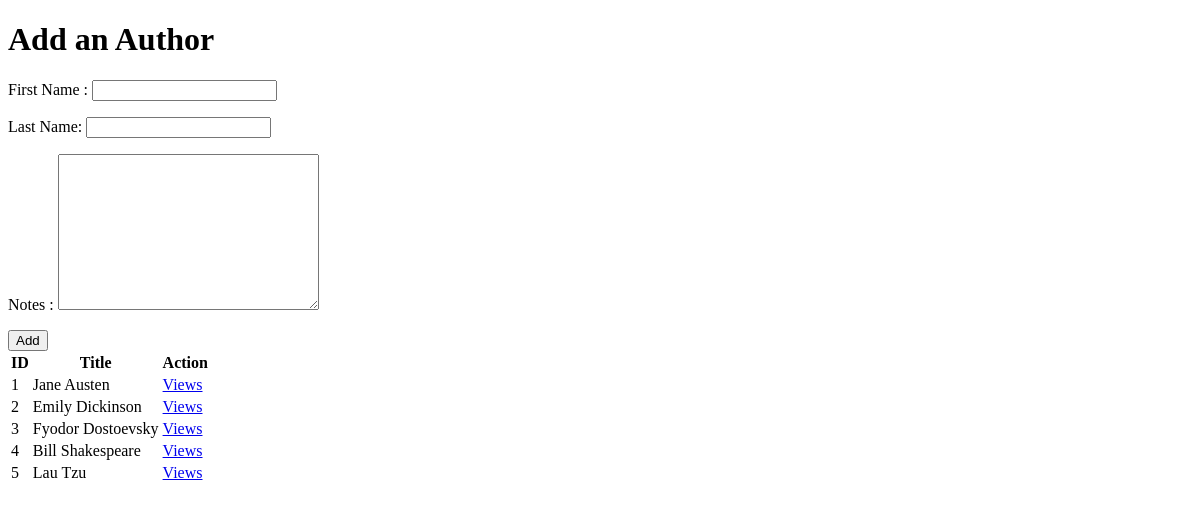
Page /authors on the earlier database version.
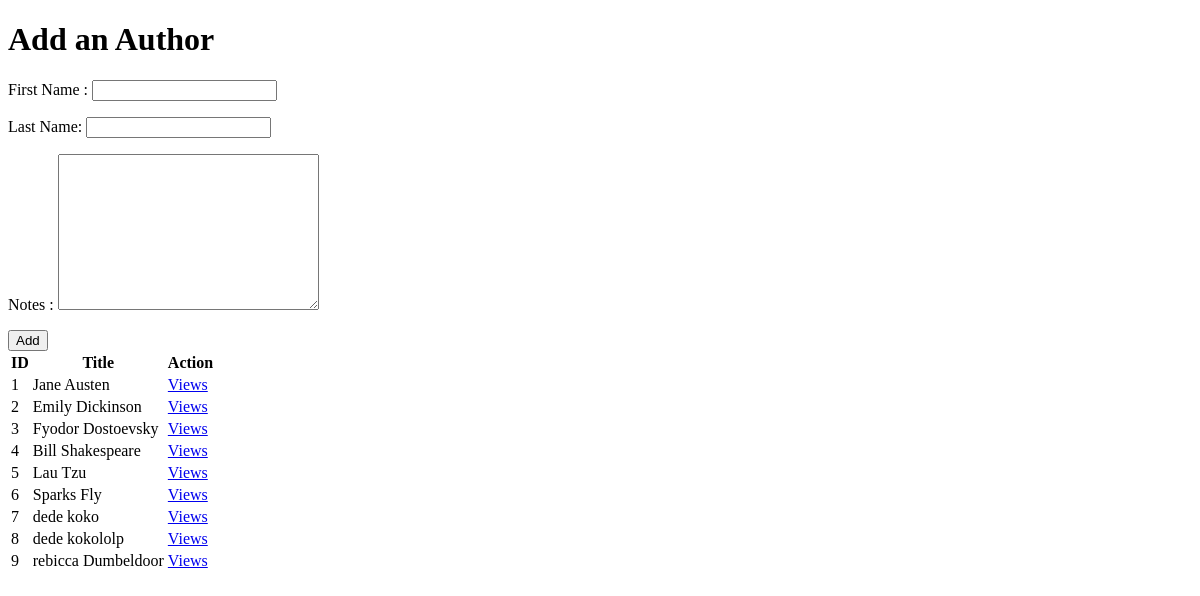
Same page on the later database version.
### books_authors_app/models.py (models this page shows)
class authors(models.Model):
    first_name = models.CharField(max_length=255)
    last_name = models.CharField(max_length=255)
    notes = models.TextField(default=2000)
    books = models.ManyToManyField(Book, related_name="authors")
    created_at = models.DateTimeField(auto_now_add=True)
    updated_at = models.DateTimeField(auto_now=True)

### books_authors_app/views.py (the view)
# urls.py: path('authors',views.display_author),
def display_author(request):
    context = {
        "all_authors" : authors.objects.all()
    }
    return render(request,'authors.html',context)

### books_authors_app/templates/authors.html (shortened to what this page needs)
<!DOCTYPE html>
<html lang="en">
<head>
</head>
<body>
    <h1>Add an Author</h1>
    <form action="/add_author" method="POST">
        <p>First Name : <input type="text" name="f_name"></p>
        <p>Last Name: <input type="text" name="l_name"></p>
        <p>Notes : <textarea name="notes_box" cols="30" rows="10"></textarea></p>
        <input type="submit" value="Add">
    </form>
    <table>
        <tr>
            <th>ID</th>
            <th>Title</th>
            <th>Action</th>
        </tr>
        {% for i in all_authors%}
        <tr>
        <td>{{i.id}}</td>
        <td>{{i.first_name}} {{i.last_name}}</td>
        <td><a href="/authors/{{i.id}}">Views</a></td>
        </tr>
        {%endfor%}
    </table>
</body>
</html>

Differences in the rows shown:
added authors: id "6", first_name "Sparks", last_name "Fly"
added authors: id "7", first_name "dede", last_name "koko"
added authors: id "8", first_name "dede", last_name "kokololp"
added authors: id "9", first_name "rebicca", last_name "Dumbeldoor"
